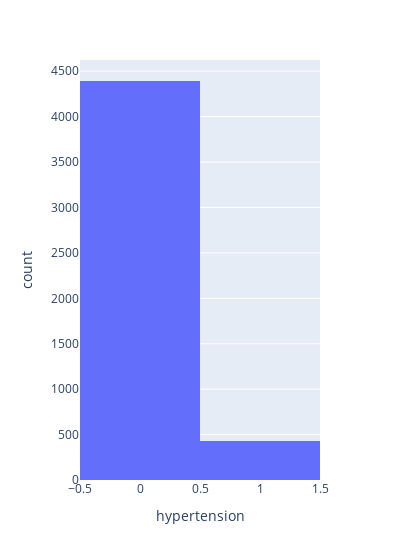

Notebook source saved alongside this figure:
### Code cell
import plotly.express as px

fig = px.histogram(df_no_outliers, x='hypertension', width=400)
fig.show()

### Figure 1 — Plotly figure (JSON) as saved in the notebook; plotly's stock layout.template omitted (floating-point values rounded to 4 significant figures; data arrays with more than 128 entries replaced by an {"elided": "..."} marker saying what was removed)
{"data": [{"alignmentgroup": "True", "bingroup": "x", "hovertemplate": "hypertension=%{x}<br>count=%{y}<extra></extra>", "legendgroup": "", "marker": {"color": "#636efa", "pattern": {"shape": ""}}, "name": "", "offsetgroup": "", "orientation": "v", "showlegend": false, "type": "histogram", "x": {"elided": "4821 int values"}, "xaxis": "x", "yaxis": "y"}], "layout": {"barmode": "relative", "legend": {"tracegroupgap": 0}, "margin": {"t": 60}, "width": 400, "xaxis": {"anchor": "y", "domain": [0, 1], "title": {"text": "hypertension"}}, "yaxis": {"anchor": "x", "domain": [0, 1], "title": {"text": "count"}}}}
